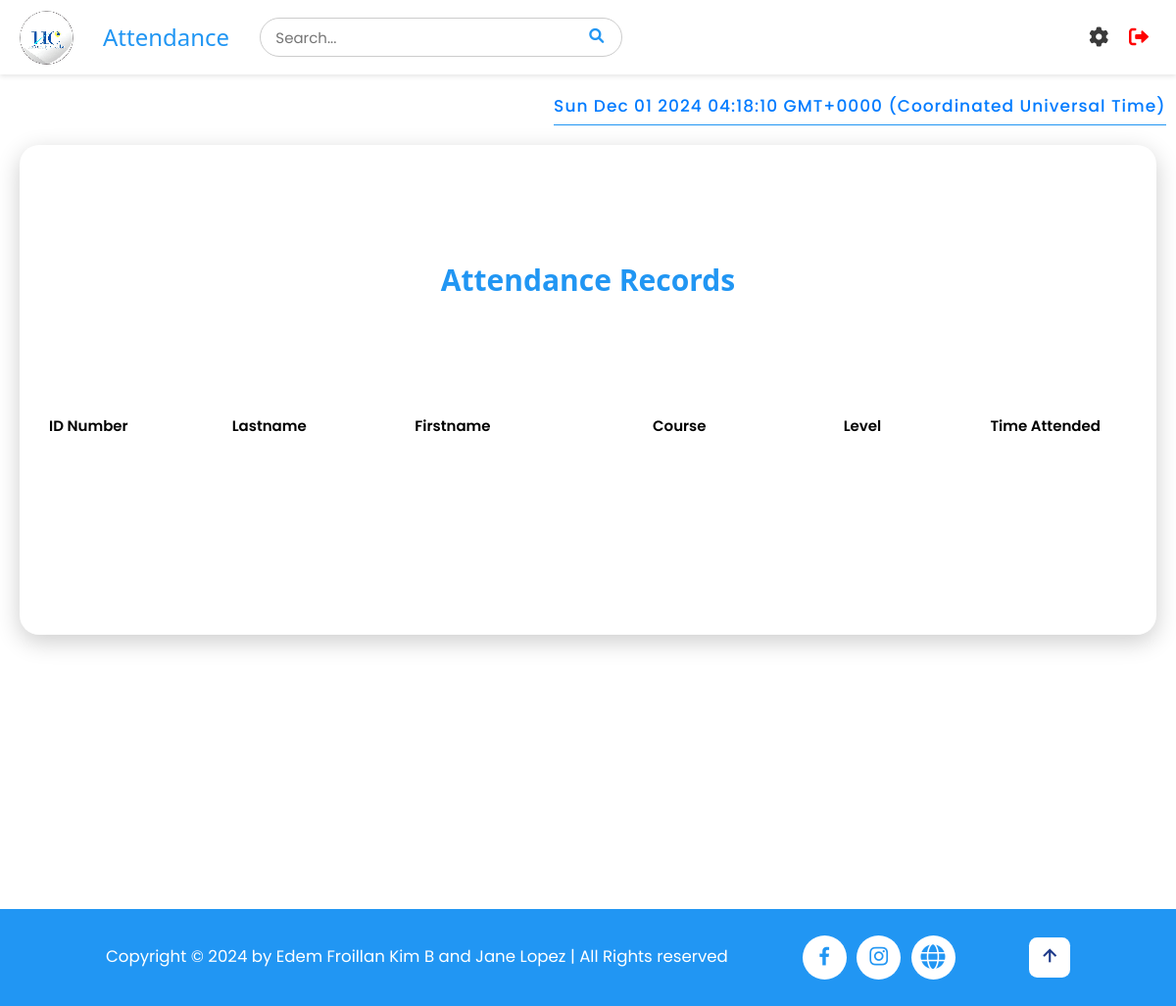
The app's page /viewstudent (signed in), older data.
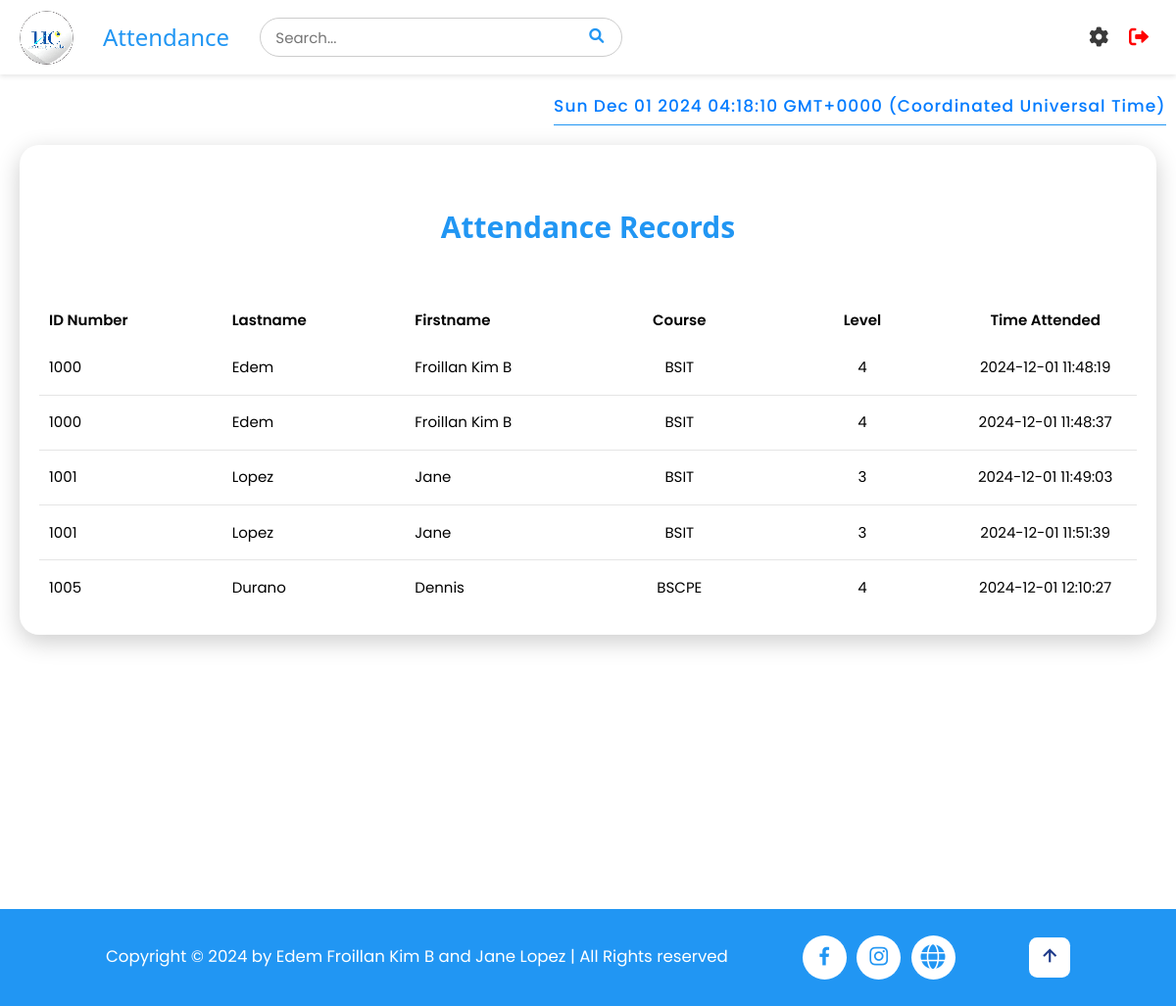
The same page, newer data.
### tables this page shows
CREATE TABLE attendance (
    id INTEGER PRIMARY KEY AUTOINCREMENT,
    idno VARCHAR(10),
    firstname VARCHAR(50),
    lastname VARCHAR(50),
    course VARCHAR(10),
    level VARCHAR(5),
    time_attended DATETIME DEFAULT CURRENT_TIMESTAMP,
    FOREIGN KEY (idno) REFERENCES students(idno)
);

### app.py (the view)
@app.route('/viewstudent')
def viewstudent():
    if 'username' in session:
        pagetitle = "Attendance"
        attendance_records = getall_records('attendance')  # Get all attendance records
        return render_template('viewattendance.html', data=attendance_records, pagetitle=pagetitle)
    else:
        flash("Please log in first!", "warning")
        return redirect(url_for('login'))

### app.py (called while the page is built)
@app.after_request
def after_request(response):
    response.headers['Cache-Control'] = 'no-store, no-cache, must-revalidate, post-check=0, pre-check=0, max-age=0'
    response.headers['Pragma'] = 'no-cache'
    response.headers['Expires'] = '-1'
    if hasattr(session, 'username') and 'username' not in session:
        response.headers['Cache-Control'] = 'no-store'
        response.headers['Pragma'] = 'no-cache'
        response.headers['Expires'] = '-1'
    return response

### dbhelper.py (called while the page is built)
def getprocess(sql: str, params=()) -> list:
    db = connect(database)
    cursor = db.cursor()
    cursor.row_factory = Row
    try:
        cursor.execute(sql, params)
        data = cursor.fetchall()
        return data
    finally:
        cursor.close()
        db.close()

def getall_records(table: str) -> list:
    sql = f'SELECT * FROM `{table}`'
    return getprocess(sql)

### templates/viewattendance.html
{% extends 'base.html' %}
{% block header %}
    {% include 'header.html' %}
{% endblock %}
{% block content %}
<div id="timestamp"></div>
<div style="min-height: 100vh;">
    <div class="details">
        <div class="attendancecard">
            <div class="cardHeader">
                <h2>Attendance Records</h2>
            </div>
            <table class="attendanceTable">
                <thead>
                    <tr>
                        <td>ID Number</td>
                        <td>Lastname</td>
                        <td>Firstname</td>
                        <td>Course</td>
                        <td>Level</td>
                        <td>Time Attended</td>
                    </tr>
                </thead>
                <tbody>
                    {% for record in data %}
                        <tr>
                            <td>{{ record.idno }}</td>
                            <td>{{ record.lastname }}</td>
                            <td>{{ record.firstname }}</td>
                            <td>{{ record.course }}</td>
                            <td>{{ record.level }}</td>
                            <td>{{ record.time_attended }}</td>
                        </tr>
                    {% endfor %}
                </tbody>
            </table>
        </div>
    </div>
</div>
{% endblock %}

### templates/base.html (shortened to what this page needs)
<!DOCTYPE html>
<html>
<head>
    <link rel='stylesheet' href="{{ url_for('static', filename='css/style.css') }}">
    <link rel="stylesheet" href="https://cdnjs.cloudflare.com/ajax/libs/font-awesome/6.0.0-beta3/css/all.min.css">
    <link href='https://unpkg.com/boxicons@2.1.4/css/boxicons.min.css' rel='stylesheet'>
</head>
<body>
    <div>
        {% block header %}{% endblock %}
        {% block content %}
        {% endblock %}
    </div>
 <footer class="footer">
        <div class="footer-text">
            <p>Copyright &copy; 2024 by Edem Froillan Kim B and Jane Lopez | All Rights reserved</p>
        </div>
        <div class="social-media">
            <a href="https://www.facebook.com/universityofcebuinc"><i class='bx bxl-facebook'></i></a>
            <a href="https://www.instagram.com/ucwebmaster"><i class='bx bxl-instagram'></i></a>
            <a href="https://www.universityofcebu.net/p/scholarship.html?m=1"><i class="fa-solid fa-globe"></i></a>
        </div>
        <div class="footer-iconTop">
            <a href="#home"><i class='bx bx-up-arrow-alt' ></i></a>
        </div>
    </footer>
</body>
</html>

### templates/header.html (shortened to what this page needs)
<div class="header">
    <div class="left-section">
        <img src="../static/images/logo.png" alt="Logo" id="logo">
        <h3 class="pagetitle">{{ pagetitle }}</h3>
        <div class="search" style="position: relative;">
        <input type="text" placeholder="Search..." id="search-bar">
        <button type="submit" id="search-button"><i class="fa fa-search"></i></button>
    </div>
    </div>
    <div class="menu" style="position: relative;">
    <i class="fa solid fa-gear" id="menu-icon"></i>
    <a href="/logout" id="logout">
        <i class="fa fa-sign-out-alt"></i>
    </a>
    </div>
</div>

### static/css/style.css (style rules this page uses)
html { box-sizing:border-box }
*,*:before,*:after { box-sizing:inherit }
html { -ms-text-size-adjust:100%;-webkit-text-size-adjust:100% }
body { margin:0 }
article,aside,details,figcaption,figure,footer,header,main,menu,nav,section { display:block }
a { background-color:transparent }
img { border-style:none }
button,input,select,textarea,optgroup { font:inherit;margin:0 }
button,input { overflow:visible }
button,select { text-transform:none }
button,[type=button],[type=reset],[type=submit] { -webkit-appearance:button }
html,body { font-family:Verdana,sans-serif;font-size:15px;line-height:1.5 }
html { overflow-x:hidden }
h2 { font-size:30px }
h3 { font-size:24px }
h1,h2,h3,h4,h5,h6 { font-family:"Segoe UI",Arial,sans-serif;font-weight:400;margin:10px 0 }
img { vertical-align:middle }
a { color:inherit }
img { image-rendering: pixelated; }
.header { display: flex; justify-content: space-between; align-items: center; padding: 10px 20px; background-color: #fff; box-shadow: 0 2px 5px rgba(0, 0, 0, 0.1); position: sticky; top: 0; z-index: 100; margin-bottom: 1rem; }
.left-section { display: flex; align-items: center; }
#logo { width: 55px; height: auto; margin-right: 10px; }
.pagetitle { margin-left: 20px; color: #2196F3; }
#search-bar { padding: 15px; margin-right: 10px; border-radius: 20px; border: 1px solid #ccc; margin-left: 3rem; width: 370px; height: 40px; }
#search-button { color: #2196F3; border: none; cursor: pointer; position: absolute; background: transparent; right: 23px; top: 7px; }
#logout { text-decoration: none; color: red; font-size: 20px; transition: color 0.3s ease; }
#logout i { margin-right: 8px; }
.navbar, #logout { position: sticky; top: 0; background-color: #fff; padding: 10px 0; z-index: 100; gap: 3rem; }
#timestamp { color: #007bff; font-size: 17px; font-weight: 500; text-align: center; padding: 5px 0; margin-top: 15px; letter-spacing: 1px; border-bottom: 1px solid #2196F3; width: fit-content; margin-left: auto; margin-right:1rem; }
* { font-family: "Poppins", sans-serif; }
.menu { display: flex; align-items: center; gap: 2rem; }
#menu-icon { font-size: 20px; color: #3a3a3a; cursor: pointer; display: none; transition: transform 0.3s ease, color 0.3s ease; }
.footer { display: flex; justify-content: space-between; align-items: center; flex-wrap: wrap; padding: 2rem 9%; background: #2196F3; }
.footer-text p { font-size: 1.6rem; color: #fff; }
.footer-iconTop a { display: inline-flex; justify-content: center; align-items: center; padding: 0.8rem; background: #fff; border-radius: 0.8rem; transition: all 0.3s ease; text-decoration: none; color: #1E3A8A; }
.footer-iconTop a i { font-size: 2.4rem; color: #1E3A8A; }
.social-media { display: flex; gap: 1rem; justify-content: center; align-items: center; }
.social-media a { display: inline-flex; justify-content: center; align-items: center; width: 45px; height: 45px; background: #fff; color: #2196F3; font-size: 2.4rem; border-radius: 50%; transition: all 0.3s ease; text-decoration: none; }
.details { position: relative; width: 100%; padding: 20px; }
.details .attendancecard { position: relative; display: grid; min-height: 500px; background: var(--white); padding: 20px; box-shadow: 0 7px 25px rgba(0, 0, 0, 0.2); border-radius: 20px; overflow-x: auto; }
.details .cardHeader { display: flex; justify-content: center; align-items: center; color: #2196F3; }
.cardHeader h2 { font-weight: 600; color: var(--blue); }
.details table { width: 100%; border-collapse: collapse; margin-top: 10px; table-layout: fixed; }
.details table thead td { font-weight: 600; background-color: var(--blue); color: var(--white); padding: 10px; text-align: left; }
.details .attendancecard table tr { color: var(--black1); border-bottom: 1px solid rgba(0, 0, 0, 0.1); }
.details .attendancecard table tr:last-child { border-bottom: none; }
.details .attendancecard table tr td { padding: 10px; }
.details .attendancecard table tr td:last-child { text-align: end; }
.details .attendancecard table tr td:nth-child(2), .details .attendancecard table tr td:nth-child(3) { text-align: left; }
.details .attendancecard table tr td:nth-child(4), .details .attendancecard table tr td:nth-child(5), .details .attendancecard table tr td:nth-child(6) { text-align: center; }
@media (max-width: 1402px) { #menu-icon { display: block; } }

### templates/base.html (style rules this page uses)
html { font-size: 65%; }

Row changes from the older to the newer data that the page shows:
added attendance: idno "1000", lastname "Edem", firstname "Froillan Kim B", course "BSIT", level "4", time_attended "2024-12-01 11:48:19"
added attendance: idno "1000", lastname "Edem", firstname "Froillan Kim B", course "BSIT", level "4", time_attended "2024-12-01 11:48:37"
added attendance: idno "1001", lastname "Lopez", firstname "Jane", course "BSIT", level "3", time_attended "2024-12-01 11:49:03"
added attendance: idno "1001", lastname "Lopez", firstname "Jane", course "BSIT", level "3", time_attended "2024-12-01 11:51:39"
added attendance: idno "1005", lastname "Durano", firstname "Dennis", course "BSCPE", level "4", time_attended "2024-12-01 12:10:27"
